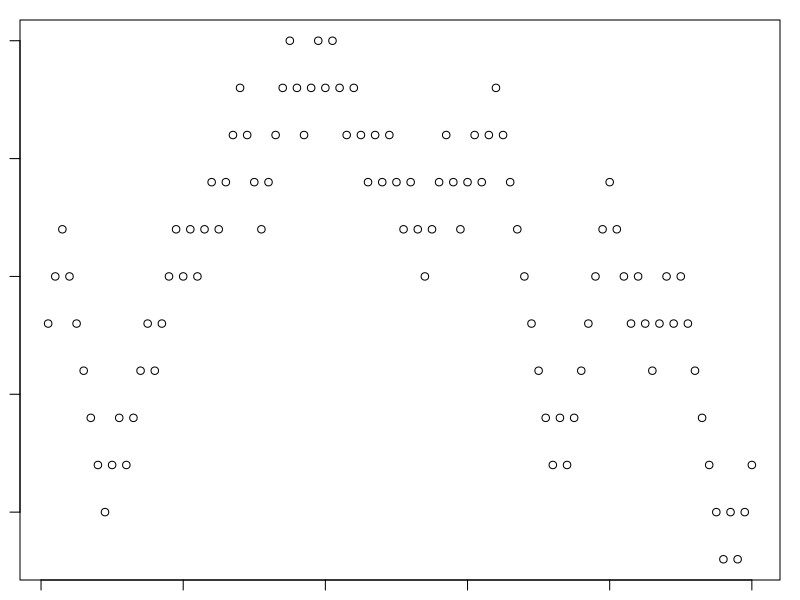

R code for this plot:
# Doing exercises from practical sheets

#Q1

# Note: 26 letters in emglish alphabet

sample_size=6
p_1=prod(26:(26-sample_size+1))/(26^sample_size)

#Q2

p_2=choose(60, 10)/choose(100, 10)

#Q3

p_3=choose(5, 3)/choose(15, 3)

#Q4

total_scond=50
def_scond=10

#a)

p_3_a=choose(10, 1)/choose(50, 1) # same as 10/50 but still, gives perspective ;)

#b)

#in this case we can have 2 ways to go at the problem (good, bad) or (bad, bad)
#as we are only interested in the seccond one

good=choose(40, 1)/choose(50, 1)
bad=choose(10, 1)/choose(50, 1)

p_3_b=good*bad+bad*(choose(9, 1)/choose(50, 1))

#c)

p_3_c=(choose(10, 2)/choose(50, 2))

#d)

p_3_d=bad*bad


#Q5

k <- 5
p_5 <- 1 - prod(365:(365 - k + 1))/(365^k)


#Q6

#This just tryal and error but ive got k=32

#Q7

x <- sample(c('H', 'T'), 1000, replace=T)

p_7 <- table(x)/1000

#Q8

x <- sample(c(1:6), 600, replace=T)
x2 <- table(x)/600

p_8 <- x2[2] + x2[4] + x2[6]

#Q9

x <- sample(c('HH', 'HT', 'TT', 'TH'), 100, replace=T)
p_9 <- table(x)/100

#Q10

par(mar=c(1,1,1,1))

x <- sample(c(2, -2), 100, replace=T)
num_total <- 0
num_total[1] <- x[1]

for (i in 2:100) num_total[i] = num_total[i-1] + x[i]
plot(num_total)

num_total[num_total > 0]

length(num_total[num_total > 0]) / 100

# Winnings or losses (part b)
sum(x)

#Q11

k <- 20
p_11 <- 1 - prod(50:(50 - k + 1))/50^20

#DONE
